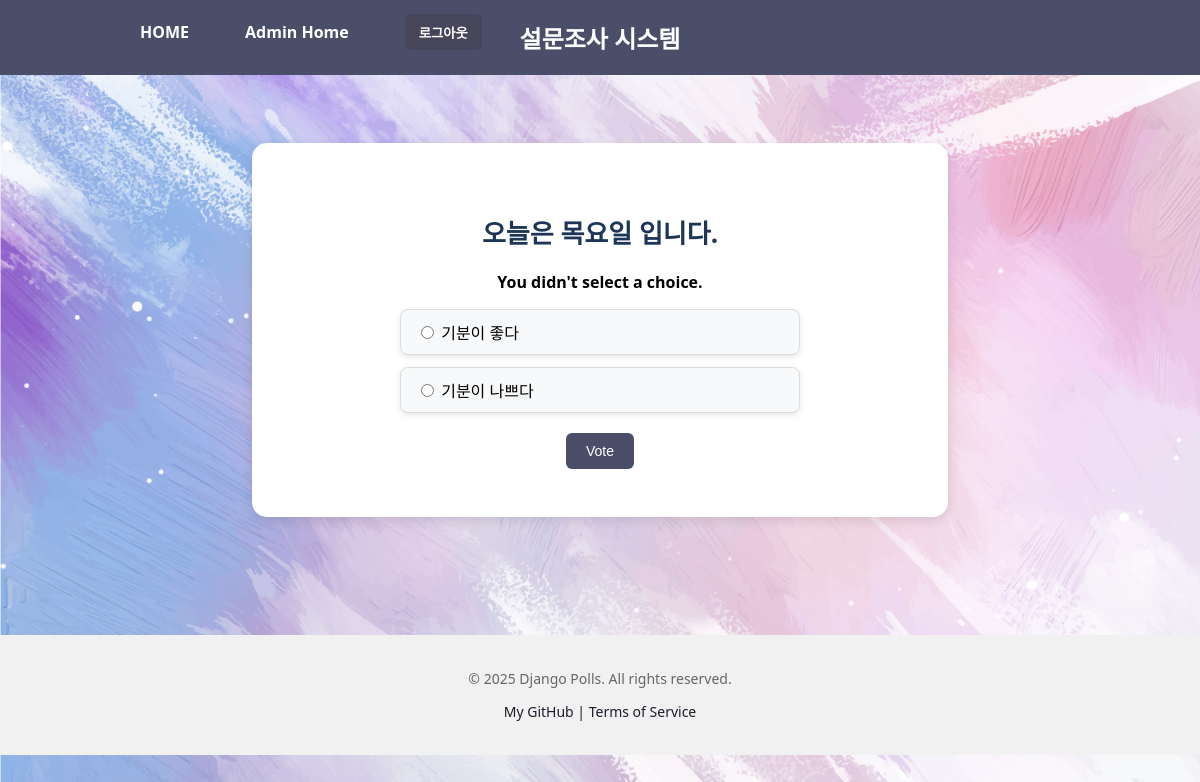
The page /1/vote/ (signed in) on the database its author committed.
### polls/models.py (models this page shows, shortened)
class Question(models.Model):
    question_text = models.CharField(max_length=200)
    pub_date = models.DateTimeField('date published')

class Choice(models.Model):
    question = models.ForeignKey(Question, on_delete = models.CASCADE)
    choice_text = models.CharField(max_length=200)
    votes = models.IntegerField(default=0)

### polls/views.py (the view)
# urls.py: path("<int:question_id>/vote/", views.vote, name="vote"),
def vote(request, question_id):
    question = get_object_or_404(Question, pk=question_id)
    try:
        selected_choice = question.choice_set.get(pk=request.POST["choice"])
    except (KeyError, Choice.DoesNotExist):
        return render(
            request,
            "polls/detail.html",
            {
                "question": question,
                "error_message": "You didn't select a choice.",
            },
        )
    else:
        selected_choice.votes = F("votes") + 1
        selected_choice.save()
        return HttpResponseRedirect(
            reverse("polls:results", args=(question.id,))
        )

### templates/polls/detail.html (shortened to what this page needs)
{% extends "polls/base.html" %}
{% load static %}
{% block content %}
<link rel="stylesheet" href="{% static 'polls/detail.css' %}" />
<div class="detail-container">
  <h2 class="question-title">{{ question.question_text }}</h2>
  <form action="{% url 'polls:vote' question.id %}" method="post" class="vote-form">
    {% if error_message %}
      <p class="error-message"><strong>{{ error_message }}</strong></p>
    {% endif %}
    <ul class="choice-list">
      {% for choice in question.choice_set.all %}
      <li>
        <label>
          <input type="radio" name="choice" value="{{ choice.id }}" />
          {{ choice.choice_text }}
        </label>
      </li>
      {% endfor %}
    </ul>
    <div class="submit-btn-wrap">
      <input type="submit" value="Vote" class="submit-btn" />
    </div>
  </form>
</div>
{% endblock %}

### static/polls/css/index.css (style rules this page uses)
body { background: url("../img/background.jpg") no-repeat top left; background-size: cover; font-family: "Segoe UI", sans-serif; margin: 0; padding: 0; }
h2 { color: #333; font-size: 28px; margin-bottom: 20px; }
ul { list-style: none; padding: 0; margin: 0 auto; max-width: 700px; }
li { background-color: white; border-radius: 10px; margin-bottom: 12px; padding: 15px 20px; box-shadow: 0 2px 6px rgba(0, 0, 0, 0.1); transition: background-color 0.2s ease; }
form { margin-top: 20px; }
.submit-btn { background-color: #4a4e69; color: white; padding: 10px 20px; font-size: 14px; border: none; border-radius: 6px; cursor: pointer; transition: background-color 0.2s ease; }
.question-title { font-size: 24px; font-weight: bold; margin-bottom: 30px; color: #2c2c2c; }

### static/polls/css/detail.css (style rules this page uses)
.detail-container { background-color: #ffffff; max-width: 600px; margin: 3rem auto; padding: 3rem; border-radius: 15px; box-shadow: 0 4px 12px rgba(0, 0, 0, 0.1); text-align: center; }
.question-title { font-size: 26px; color: #1d3557; margin-bottom: 20px; }
.choice-list { list-style: none; padding: 0; margin: 0 auto 20px; text-align: left; max-width: 400px; }
.choice-list li { margin-bottom: 12px; background-color: #f8f9fa; padding: 10px 15px; border-radius: 8px; border: 1px solid #ddd; transition: background-color 0.2s ease; }

### rows shown on the page
Question: question_text "오늘은 목요일 입니다."
Choice: choice_text "기분이 좋다"
Choice: choice_text "기분이 나쁘다"

### other values the page prints
{{ error_message }} "You didn't select a choice."
